Frame 1 (no input): blank canvas, image omitted
Frame 60 (the mouse pressed at the canvas centre just before this capture): blank canvas, image omitted
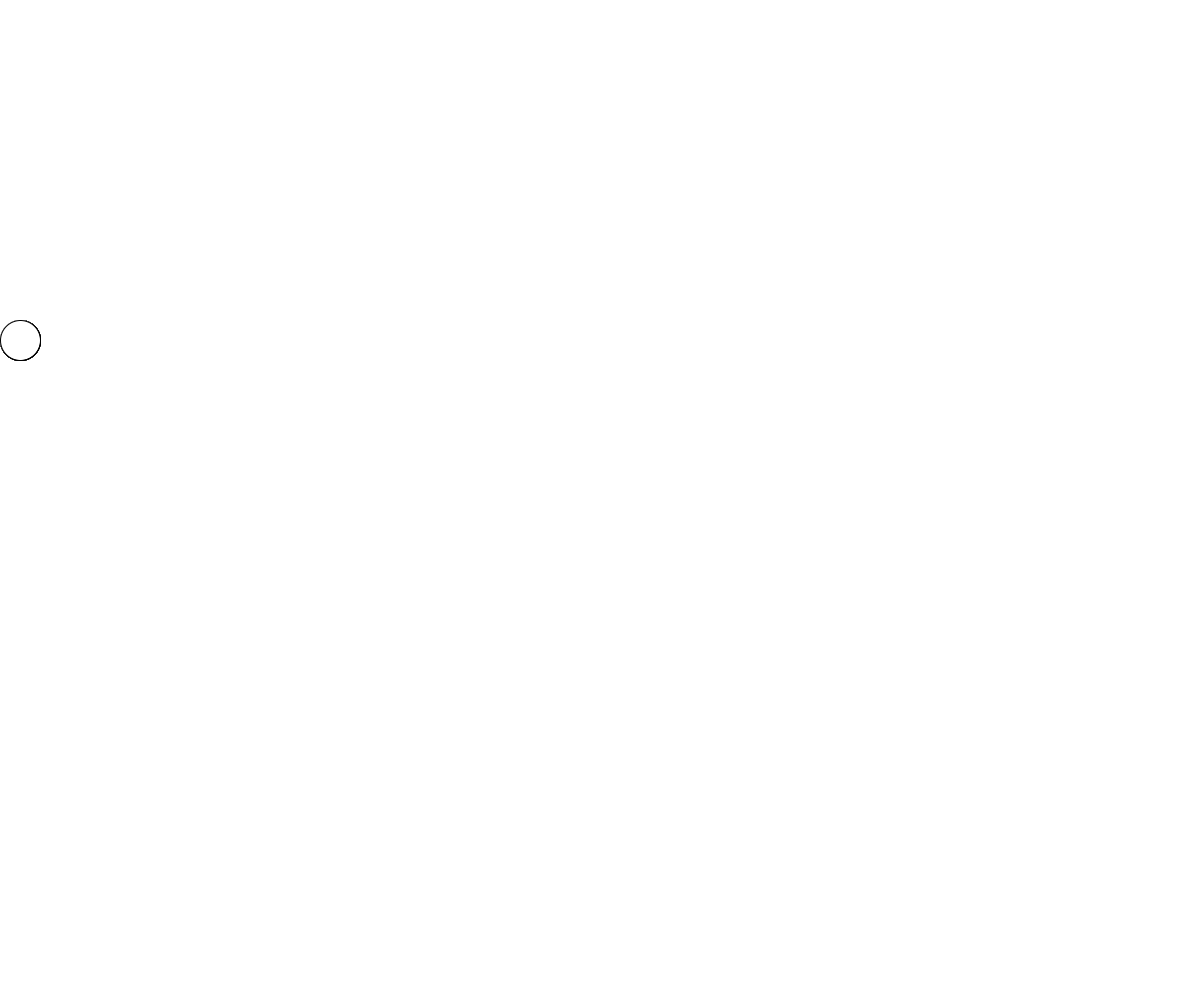
Frame 120 (the mouse held since frame 60 and released just before this capture)

The Processing sketch whose frames 1 and 60 were blank and that drew this single picture after the mouse press (run headless with seeded random() and noise(); from frame 60 on, the mouse is pressed at the canvas centre):

// Processing sketch: DrawingAp
// ── DrawingAp.pde
int BrushStroke = 1;
int BrushStrokeLarge = 30;
float colorchange = (int)random(100,255);


void setup(){
  size(1200,1000);
  smooth();
//  background (second()*3, second()/3, second()+3);
  background (#FFFFFF);
   
  
}

void draw(){
  
 if (!(pmouseX == 0 && pmouseY == 0))  { 
  
if(mousePressed) { 
     fill(255, 10);
      noStroke();
     rect(0,0,width, height);
   }
  noStroke();


  //   Top Right
  if(mouseX > width/2 && mouseY < height/2){
    stroke(0,198,255);
    strokeWeight(BrushStroke);
    line(random(height/2,width/2),pmouseY,mouseX,mouseY);
 
    
  } 
  
   //   Top Right - Mouse Click
    if(mouseX > width/2 && mouseY < height/2 && mousePressed){
    strokeWeight(5);
 line(random(height/2,width/2),pmouseY,mouseX,mouseY);
   
    
  } 
  
  
  
  
 //   Top Left
   if(mouseX < width/2 && mouseY < height/2){
    stroke(0,255,120);
    strokeWeight(30);
    line(pmouseX,pmouseY,mouseX,mouseY);
     strokeCap(ROUND);
    
  } 
  
   //   Top Left - Mouse Click
   if(mouseX < width/2 && mouseY < height/2 && mousePressed){
    stroke(0,255,120);
    strokeWeight(60);
    line(pmouseX,pmouseY,mouseX,mouseY);
     strokeCap(ROUND);
    
  } 
  
  
  
   //   Bottom Right
   if(mouseX > width/2 && mouseY > height/2){
   strokeWeight(70);
   stroke(255,204,0);
   strokeCap(ROUND);
   line(pmouseX,pmouseY,mouseX,mouseY);
 
 }
 
    //   Bottom Right - Mouse Click
   if(mouseX > width/2 && mouseY > height/2 && mousePressed){
   strokeWeight(100);
   stroke(255,204,0);
   strokeCap(ROUND);
   line(pmouseX,pmouseY,mouseX,mouseY);
 
 }





  //   Bottom Left
  if(mouseX < width/2 && mouseY > height/2){
  strokeWeight(BrushStrokeLarge);  
  stroke(255,108,0);
  strokeCap(SQUARE);
  line(pmouseX,pmouseY,mouseX,mouseY);
 }


   //   Bottom Left - Mouse Click
  if(mouseX < width/2 && mouseY > height/2 && mousePressed){
  strokeWeight(80);  
  stroke(255,108,0);
  line(pmouseX,pmouseY,mouseX,mouseY);
 }
 



//clear screen
  fill(255);
  strokeWeight(1);
  stroke(0);
  ellipse (20, 340, 40, 40); {
    if (mousePressed && dist(20, 340, mouseX, mouseY) < 80) {
      background (#FFFFFF);

   }
  }

 }

}
